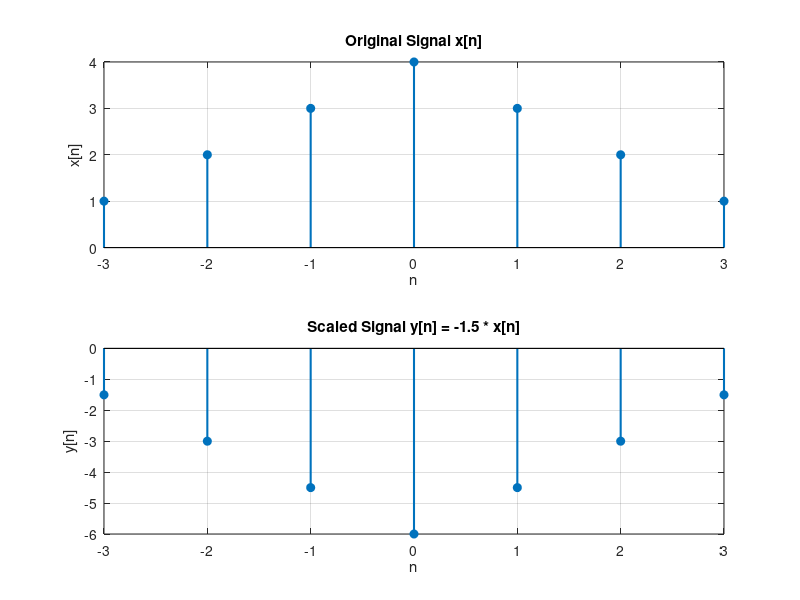

MATLAB code for this plot:
clc; clear; close all;

n = -3:3;
x = [1, 2, 3, 4, 3, 2, 1];

A = -1.5;
y = A * x;

figure;

subplot(2, 1, 1);
stem(n, x, 'filled', 'LineWidth', 1.5);
title('Original Signal x[n]');
xlabel('n'); ylabel('x[n]');
grid on;

subplot(2, 1, 2);
stem(n, y, 'filled', 'LineWidth', 1.5);
title('Scaled Signal y[n] = -1.5 * x[n]');
xlabel('n'); ylabel('y[n]');
grid on;
